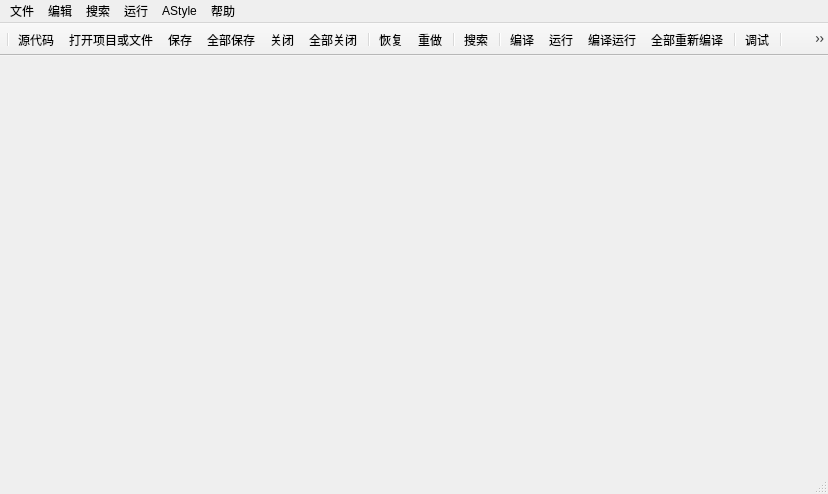
<?xml version="1.0" encoding="UTF-8"?>
<ui version="4.0">
 <class>MainWindow</class>
 <widget class="QMainWindow" name="MainWindow">
  <property name="geometry">
   <rect>
    <x>0</x>
    <y>0</y>
    <width>828</width>
    <height>494</height>
   </rect>
  </property>
  <property name="sizePolicy">
   <sizepolicy hsizetype="Preferred" vsizetype="Preferred">
    <horstretch>0</horstretch>
    <verstretch>0</verstretch>
   </sizepolicy>
  </property>
  <property name="windowTitle">
   <string>MainWindow</string>
  </property>
  <widget class="QWidget" name="centralWidget"/>
  <widget class="QMenuBar" name="menuBar">
   <property name="geometry">
    <rect>
     <x>0</x>
     <y>0</y>
     <width>828</width>
     <height>24</height>
    </rect>
   </property>
   <widget class="QMenu" name="menu_File">
    <property name="sizePolicy">
     <sizepolicy hsizetype="Minimum" vsizetype="Minimum">
      <horstretch>0</horstretch>
      <verstretch>0</verstretch>
     </sizepolicy>
    </property>
    <property name="contextMenuPolicy">
     <enum>Qt::DefaultContextMenu</enum>
    </property>
    <property name="title">
     <string>文件</string>
    </property>
    <widget class="QMenu" name="menuNew">
     <property name="sizePolicy">
      <sizepolicy hsizetype="MinimumExpanding" vsizetype="Preferred">
       <horstretch>0</horstretch>
       <verstretch>0</verstretch>
      </sizepolicy>
     </property>
     <property name="title">
      <string>新建</string>
     </property>
     <property name="icon">
      <iconset resource="Source/Images/images.qrc">
       <normaloff>:/Newlook/Newlook/add.bmp</normaloff>:/Newlook/Newlook/add.bmp</iconset>
     </property>
     <property name="separatorsCollapsible">
      <bool>false</bool>
     </property>
     <addaction name="actionNSrcCode"/>
    </widget>
    <addaction name="menuNew"/>
    <addaction name="separator"/>
    <addaction name="actionOpen"/>
    <addaction name="actionSave"/>
    <addaction name="actionSaveAs"/>
    <addaction name="actionSaveAll"/>
    <addaction name="separator"/>
    <addaction name="actionClose"/>
    <addaction name="actionCloseAll"/>
    <addaction name="separator"/>
    <addaction name="actionClrHis"/>
    <addaction name="separator"/>
    <addaction name="actionExit"/>
   </widget>
   <widget class="QMenu" name="menu_Edit">
    <property name="title">
     <string>编辑</string>
    </property>
    <widget class="QMenu" name="menuInsert">
     <property name="title">
      <string>插入</string>
     </property>
     <property name="icon">
      <iconset resource="Source/Images/images.qrc">
       <normaloff>:/Newlook/Newlook/insert.bmp</normaloff>:/Newlook/Newlook/insert.bmp</iconset>
     </property>
     <addaction name="actionFOR"/>
     <addaction name="actionWHILE"/>
     <addaction name="actionDO_WHILE"/>
     <addaction name="actionIF"/>
     <addaction name="actionSWITCH"/>
     <addaction name="actionCLASS"/>
     <addaction name="separator"/>
     <addaction name="actionIFDEF"/>
     <addaction name="actionIFNDEF"/>
     <addaction name="actionIFDEF_ELSE"/>
     <addaction name="actionIFNDEF_ELSE"/>
    </widget>
    <addaction name="actionUndo"/>
    <addaction name="actionRedo"/>
    <addaction name="separator"/>
    <addaction name="actionCut"/>
    <addaction name="actionCopy"/>
    <addaction name="actionPaste"/>
    <addaction name="actionSelectAll"/>
    <addaction name="separator"/>
    <addaction name="menuInsert"/>
    <addaction name="separator"/>
    <addaction name="actionComment"/>
    <addaction name="actionUncomment"/>
    <addaction name="actionSetComment"/>
    <addaction name="actionCommentInLine"/>
    <addaction name="separator"/>
    <addaction name="actionIndent"/>
    <addaction name="actionRemoveIndent"/>
    <addaction name="separator"/>
    <addaction name="actionCollectAll"/>
    <addaction name="actionExpandAll"/>
   </widget>
   <widget class="QMenu" name="menu_Search">
    <property name="title">
     <string>搜索</string>
    </property>
    <addaction name="actionSearch"/>
    <addaction name="actionReplace"/>
   </widget>
   <widget class="QMenu" name="menu_Run">
    <property name="title">
     <string>运行</string>
    </property>
    <addaction name="actionCompile"/>
    <addaction name="actionRun"/>
    <addaction name="actionCompRun"/>
    <addaction name="actionRecompile"/>
    <addaction name="separator"/>
    <addaction name="actionJumpToBP"/>
    <addaction name="actionSwitchBP"/>
    <addaction name="actionDebug"/>
    <addaction name="separator"/>
    <addaction name="actionStopExecute"/>
   </widget>
   <widget class="QMenu" name="menuAStyle">
    <property name="title">
     <string>AStyle</string>
    </property>
   </widget>
   <widget class="QMenu" name="menu_Help">
    <property name="title">
     <string>帮助</string>
    </property>
    <addaction name="actionAbout"/>
   </widget>
   <addaction name="menu_File"/>
   <addaction name="menu_Edit"/>
   <addaction name="menu_Search"/>
   <addaction name="menu_Run"/>
   <addaction name="menuAStyle"/>
   <addaction name="menu_Help"/>
  </widget>
  <widget class="QToolBar" name="mainToolBar">
   <property name="sizePolicy">
    <sizepolicy hsizetype="Ignored" vsizetype="Fixed">
     <horstretch>0</horstretch>
     <verstretch>0</verstretch>
    </sizepolicy>
   </property>
   <property name="movable">
    <bool>false</bool>
   </property>
   <property name="allowedAreas">
    <set>Qt::TopToolBarArea</set>
   </property>
   <property name="orientation">
    <enum>Qt::Horizontal</enum>
   </property>
   <property name="iconSize">
    <size>
     <width>24</width>
     <height>24</height>
    </size>
   </property>
   <property name="floatable">
    <bool>false</bool>
   </property>
   <attribute name="toolBarArea">
    <enum>TopToolBarArea</enum>
   </attribute>
   <attribute name="toolBarBreak">
    <bool>false</bool>
   </attribute>
   <addaction name="separator"/>
   <addaction name="actionNSrcCode"/>
   <addaction name="actionOpen"/>
   <addaction name="actionSave"/>
   <addaction name="actionSaveAll"/>
   <addaction name="actionClose"/>
   <addaction name="actionCloseAll"/>
   <addaction name="separator"/>
   <addaction name="actionUndo"/>
   <addaction name="actionRedo"/>
   <addaction name="separator"/>
   <addaction name="actionSearch"/>
   <addaction name="separator"/>
   <addaction name="actionCompile"/>
   <addaction name="actionRun"/>
   <addaction name="actionCompRun"/>
   <addaction name="actionRecompile"/>
   <addaction name="separator"/>
   <addaction name="actionDebug"/>
   <addaction name="separator"/>
   <addaction name="actionStopExecute"/>
   <addaction name="separator"/>
  </widget>
  <widget class="QStatusBar" name="statusBar"/>
  <action name="actionOpen">
   <property name="icon">
    <iconset resource="Source/Images/images.qrc">
     <normaloff>:/Newlook/Newlook/opnproj.bmp</normaloff>:/Newlook/Newlook/opnproj.bmp</iconset>
   </property>
   <property name="text">
    <string>打开项目或文件...</string>
   </property>
  </action>
  <action name="actionSave">
   <property name="icon">
    <iconset resource="Source/Images/images.qrc">
     <normaloff>:/Newlook/Newlook/save.bmp</normaloff>:/Newlook/Newlook/save.bmp</iconset>
   </property>
   <property name="text">
    <string>保存</string>
   </property>
  </action>
  <action name="actionSaveAs">
   <property name="icon">
    <iconset resource="Source/Images/images.qrc">
     <normaloff>:/Newlook/Newlook/saveas.bmp</normaloff>:/Newlook/Newlook/saveas.bmp</iconset>
   </property>
   <property name="text">
    <string>另存为...</string>
   </property>
  </action>
  <action name="actionSaveProjAs">
   <property name="icon">
    <iconset resource="Source/Images/images.qrc">
     <normaloff>:/Newlook/Newlook/saveas.bmp</normaloff>:/Newlook/Newlook/saveas.bmp</iconset>
   </property>
   <property name="text">
    <string>另存项目为...</string>
   </property>
  </action>
  <action name="actionNSrcCode">
   <property name="checkable">
    <bool>false</bool>
   </property>
   <property name="checked">
    <bool>false</bool>
   </property>
   <property name="enabled">
    <bool>true</bool>
   </property>
   <property name="icon">
    <iconset resource="Source/Images/images.qrc">
     <normaloff>:/Newlook/Newlook/newsrc.bmp</normaloff>:/Newlook/Newlook/newsrc.bmp</iconset>
   </property>
   <property name="text">
    <string>源代码</string>
   </property>
  </action>
  <action name="action">
   <property name="icon">
    <iconset resource="Source/Images/images.qrc">
     <normaloff>:/Newlook/Newlook/newproj.bmp</normaloff>:/Newlook/Newlook/newproj.bmp</iconset>
   </property>
   <property name="text">
    <string>项目</string>
   </property>
  </action>
  <action name="actionNTemplate">
   <property name="icon">
    <iconset resource="Source/Images/images.qrc">
     <normaloff>:/Newlook/Newlook/newtemp.bmp</normaloff>:/Newlook/Newlook/newtemp.bmp</iconset>
   </property>
   <property name="text">
    <string>模板</string>
   </property>
  </action>
  <action name="actionNClass">
   <property name="icon">
    <iconset resource="Source/Images/images.qrc">
     <normaloff>:/Classparser/Classparser/class.bmp</normaloff>:/Classparser/Classparser/class.bmp</iconset>
   </property>
   <property name="text">
    <string>类</string>
   </property>
  </action>
  <action name="actionSaveAll">
   <property name="icon">
    <iconset resource="Source/Images/images.qrc">
     <normaloff>:/Newlook/Newlook/saveall.bmp</normaloff>:/Newlook/Newlook/saveall.bmp</iconset>
   </property>
   <property name="text">
    <string>全部保存</string>
   </property>
  </action>
  <action name="actionClose">
   <property name="icon">
    <iconset resource="Source/Images/images.qrc">
     <normaloff>:/Newlook/Newlook/closefl.bmp</normaloff>:/Newlook/Newlook/closefl.bmp</iconset>
   </property>
   <property name="text">
    <string>关闭</string>
   </property>
  </action>
  <action name="actionCloseProj">
   <property name="icon">
    <iconset resource="Source/Images/images.qrc">
     <normaloff>:/Newlook/Newlook/close.bmp</normaloff>:/Newlook/Newlook/close.bmp</iconset>
   </property>
   <property name="text">
    <string>关闭项目</string>
   </property>
  </action>
  <action name="actionCloseAll">
   <property name="icon">
    <iconset resource="Source/Images/images.qrc">
     <normaloff>:/Newlook/Newlook/closeall.bmp</normaloff>:/Newlook/Newlook/closeall.bmp</iconset>
   </property>
   <property name="text">
    <string>全部关闭</string>
   </property>
  </action>
  <action name="actionClrHis">
   <property name="icon">
    <iconset resource="Source/Images/images.qrc">
     <normaloff>:/Newlook/Newlook/clrhist.bmp</normaloff>:/Newlook/Newlook/clrhist.bmp</iconset>
   </property>
   <property name="text">
    <string>清除历史</string>
   </property>
  </action>
  <action name="actionExit">
   <property name="icon">
    <iconset resource="Source/Images/images.qrc">
     <normaloff>:/Newlook/Newlook/close.bmp</normaloff>:/Newlook/Newlook/close.bmp</iconset>
   </property>
   <property name="text">
    <string>退出</string>
   </property>
  </action>
  <action name="actionUndo">
   <property name="icon">
    <iconset resource="Source/Images/images.qrc">
     <normaloff>:/Newlook/Newlook/undo.bmp</normaloff>:/Newlook/Newlook/undo.bmp</iconset>
   </property>
   <property name="text">
    <string>恢复</string>
   </property>
  </action>
  <action name="actionRedo">
   <property name="icon">
    <iconset resource="Source/Images/images.qrc">
     <normaloff>:/Newlook/Newlook/redo.bmp</normaloff>:/Newlook/Newlook/redo.bmp</iconset>
   </property>
   <property name="text">
    <string>重做</string>
   </property>
  </action>
  <action name="actionCut">
   <property name="icon">
    <iconset resource="Source/Images/images.qrc">
     <normaloff>:/Newlook/Newlook/cut.bmp</normaloff>:/Newlook/Newlook/cut.bmp</iconset>
   </property>
   <property name="text">
    <string>剪切</string>
   </property>
  </action>
  <action name="actionCopy">
   <property name="icon">
    <iconset resource="Source/Images/images.qrc">
     <normaloff>:/Newlook/Newlook/copy.bmp</normaloff>:/Newlook/Newlook/copy.bmp</iconset>
   </property>
   <property name="text">
    <string>拷贝</string>
   </property>
  </action>
  <action name="actionPaste">
   <property name="icon">
    <iconset resource="Source/Images/images.qrc">
     <normaloff>:/Newlook/Newlook/paste.bmp</normaloff>:/Newlook/Newlook/paste.bmp</iconset>
   </property>
   <property name="text">
    <string>粘贴</string>
   </property>
  </action>
  <action name="actionSelectAll">
   <property name="icon">
    <iconset resource="Source/Images/images.qrc">
     <normaloff>:/Newlook/Newlook/empty.bmp</normaloff>:/Newlook/Newlook/empty.bmp</iconset>
   </property>
   <property name="text">
    <string>选择全部</string>
   </property>
  </action>
  <action name="actionComment">
   <property name="icon">
    <iconset resource="Source/Images/images.qrc">
     <normaloff>:/Newlook/Newlook/empty.bmp</normaloff>:/Newlook/Newlook/empty.bmp</iconset>
   </property>
   <property name="text">
    <string>注释</string>
   </property>
  </action>
  <action name="actionUncomment">
   <property name="icon">
    <iconset resource="Source/Images/images.qrc">
     <normaloff>:/Newlook/Newlook/empty.bmp</normaloff>:/Newlook/Newlook/empty.bmp</iconset>
   </property>
   <property name="text">
    <string>取消注释</string>
   </property>
  </action>
  <action name="actionSetComment">
   <property name="icon">
    <iconset resource="Source/Images/images.qrc">
     <normaloff>:/Newlook/Newlook/empty.bmp</normaloff>:/Newlook/Newlook/empty.bmp</iconset>
   </property>
   <property name="text">
    <string>设置注释</string>
   </property>
  </action>
  <action name="actionCommentInLine">
   <property name="icon">
    <iconset resource="Source/Images/images.qrc">
     <normaloff>:/Newlook/Newlook/empty.bmp</normaloff>:/Newlook/Newlook/empty.bmp</iconset>
   </property>
   <property name="text">
    <string>切换行内注释</string>
   </property>
  </action>
  <action name="actionIndent">
   <property name="icon">
    <iconset resource="Source/Images/images.qrc">
     <normaloff>:/Newlook/Newlook/empty.bmp</normaloff>:/Newlook/Newlook/empty.bmp</iconset>
   </property>
   <property name="text">
    <string>缩进</string>
   </property>
  </action>
  <action name="actionRemoveIndent">
   <property name="icon">
    <iconset resource="Source/Images/images.qrc">
     <normaloff>:/Newlook/Newlook/empty.bmp</normaloff>:/Newlook/Newlook/empty.bmp</iconset>
   </property>
   <property name="text">
    <string>取消缩进</string>
   </property>
  </action>
  <action name="actionCollectAll">
   <property name="icon">
    <iconset resource="Source/Images/images.qrc">
     <normaloff>:/Newlook/Newlook/empty.bmp</normaloff>:/Newlook/Newlook/empty.bmp</iconset>
   </property>
   <property name="text">
    <string>全部收起</string>
   </property>
  </action>
  <action name="actionExpandAll">
   <property name="icon">
    <iconset resource="Source/Images/images.qrc">
     <normaloff>:/Newlook/Newlook/empty.bmp</normaloff>:/Newlook/Newlook/empty.bmp</iconset>
   </property>
   <property name="text">
    <string>全部展开</string>
   </property>
  </action>
  <action name="actionDateTime">
   <property name="text">
    <string>日期/时间</string>
   </property>
  </action>
  <action name="actionHeadFile">
   <property name="text">
    <string>文件头注释模块</string>
   </property>
  </action>
  <action name="actionFOR">
   <property name="text">
    <string>for()</string>
   </property>
  </action>
  <action name="actionWHILE">
   <property name="text">
    <string>while()</string>
   </property>
  </action>
  <action name="actionDO_WHILE">
   <property name="text">
    <string>do-while()</string>
   </property>
  </action>
  <action name="actionIF">
   <property name="text">
    <string>if()</string>
   </property>
  </action>
  <action name="action_switch">
   <property name="text">
    <string> switch()</string>
   </property>
  </action>
  <action name="actionSWITCH">
   <property name="text">
    <string>switch()</string>
   </property>
  </action>
  <action name="actionCLASS">
   <property name="text">
    <string>Class</string>
   </property>
  </action>
  <action name="actionCLASSTEMP">
   <property name="text">
    <string>ClassHeaderTemplate</string>
   </property>
  </action>
  <action name="actionIFDEF">
   <property name="text">
    <string>#ifdef</string>
   </property>
  </action>
  <action name="actionIFNDEF">
   <property name="text">
    <string>#ifndef</string>
   </property>
  </action>
  <action name="actionIFDEF_ELSE">
   <property name="text">
    <string>#ifdef/else</string>
   </property>
  </action>
  <action name="actionIFNDEF_ELSE">
   <property name="text">
    <string>#ifndef_else</string>
   </property>
  </action>
  <action name="actionSearch">
   <property name="icon">
    <iconset resource="Source/Images/images.qrc">
     <normaloff>:/Newlook/Newlook/search.bmp</normaloff>:/Newlook/Newlook/search.bmp</iconset>
   </property>
   <property name="text">
    <string>搜索</string>
   </property>
  </action>
  <action name="actionReplace">
   <property name="icon">
    <iconset resource="Source/Images/images.qrc">
     <normaloff>:/Newlook/Newlook/search.bmp</normaloff>:/Newlook/Newlook/search.bmp</iconset>
   </property>
   <property name="text">
    <string>替换</string>
   </property>
  </action>
  <action name="actionJumpToFunc">
   <property name="icon">
    <iconset resource="Source/Images/images.qrc">
     <normaloff>:/Newlook/Newlook/toolbar.bmp</normaloff>:/Newlook/Newlook/toolbar.bmp</iconset>
   </property>
   <property name="text">
    <string>跳至函数</string>
   </property>
  </action>
  <action name="actionJumpToLine">
   <property name="icon">
    <iconset resource="Source/Images/images.qrc">
     <normaloff>:/Newlook/Newlook/goto.bmp</normaloff>:/Newlook/Newlook/goto.bmp</iconset>
   </property>
   <property name="text">
    <string>到指定行</string>
   </property>
  </action>
  <action name="actionNewUnit">
   <property name="icon">
    <iconset resource="Source/Images/images.qrc">
     <normaloff>:/Newlook/Newlook/newsrc.bmp</normaloff>:/Newlook/Newlook/newsrc.bmp</iconset>
   </property>
   <property name="text">
    <string>新建单元</string>
   </property>
  </action>
  <action name="actionAdd">
   <property name="icon">
    <iconset resource="Source/Images/images.qrc">
     <normaloff>:/Newlook/Newlook/addsrc.bmp</normaloff>:/Newlook/Newlook/addsrc.bmp</iconset>
   </property>
   <property name="text">
    <string>添加</string>
   </property>
  </action>
  <action name="actionRemove">
   <property name="icon">
    <iconset resource="Source/Images/images.qrc">
     <normaloff>:/Newlook/Newlook/remsrc.bmp</normaloff>:/Newlook/Newlook/remsrc.bmp</iconset>
   </property>
   <property name="text">
    <string>移除</string>
   </property>
  </action>
  <action name="actionAttribute">
   <property name="icon">
    <iconset resource="Source/Images/images.qrc">
     <normaloff>:/Newlook/Newlook/projopt.bmp</normaloff>:/Newlook/Newlook/projopt.bmp</iconset>
   </property>
   <property name="text">
    <string>项目属性</string>
   </property>
  </action>
  <action name="actionCompile">
   <property name="icon">
    <iconset resource="Source/Images/images.qrc">
     <normaloff>:/Newlook/Newlook/compile.bmp</normaloff>:/Newlook/Newlook/compile.bmp</iconset>
   </property>
   <property name="text">
    <string>编译</string>
   </property>
  </action>
  <action name="actionRun">
   <property name="icon">
    <iconset resource="Source/Images/images.qrc">
     <normaloff>:/Newlook/Newlook/run.bmp</normaloff>:/Newlook/Newlook/run.bmp</iconset>
   </property>
   <property name="text">
    <string>运行</string>
   </property>
  </action>
  <action name="actionCompRun">
   <property name="icon">
    <iconset resource="Source/Images/images.qrc">
     <normaloff>:/Newlook/Newlook/comprun.bmp</normaloff>:/Newlook/Newlook/comprun.bmp</iconset>
   </property>
   <property name="text">
    <string>编译运行</string>
   </property>
  </action>
  <action name="actionRecompile">
   <property name="icon">
    <iconset resource="Source/Images/images.qrc">
     <normaloff>:/Newlook/Newlook/rebuild.bmp</normaloff>:/Newlook/Newlook/rebuild.bmp</iconset>
   </property>
   <property name="text">
    <string>全部重新编译</string>
   </property>
  </action>
  <action name="actionJumpToBP">
   <property name="icon">
    <iconset resource="Source/Images/images.qrc">
     <normaloff>:/Newlook/Newlook/empty.bmp</normaloff>:/Newlook/Newlook/empty.bmp</iconset>
   </property>
   <property name="text">
    <string>转到断点</string>
   </property>
  </action>
  <action name="actionSwitchBP">
   <property name="icon">
    <iconset resource="Source/Images/images.qrc">
     <normaloff>:/Newlook/Newlook/empty.bmp</normaloff>:/Newlook/Newlook/empty.bmp</iconset>
   </property>
   <property name="text">
    <string>切换断点</string>
   </property>
  </action>
  <action name="actionDebug">
   <property name="icon">
    <iconset resource="Source/Images/images.qrc">
     <normaloff>:/Newlook/Newlook/debug.bmp</normaloff>:/Newlook/Newlook/debug.bmp</iconset>
   </property>
   <property name="text">
    <string>调试</string>
   </property>
  </action>
  <action name="actionStopExecute">
   <property name="icon">
    <iconset resource="Source/Images/images.qrc">
     <normaloff>:/Newlook/Newlook/close.bmp</normaloff>:/Newlook/Newlook/close.bmp</iconset>
   </property>
   <property name="text">
    <string>停止执行</string>
   </property>
  </action>
  <action name="actionCompOpt">
   <property name="icon">
    <iconset resource="Source/Images/images.qrc">
     <normaloff>:/Newlook/Newlook/compopt.bmp</normaloff>:/Newlook/Newlook/compopt.bmp</iconset>
   </property>
   <property name="text">
    <string>编译选项</string>
   </property>
  </action>
  <action name="actionEnvOpt">
   <property name="icon">
    <iconset resource="Source/Images/images.qrc">
     <normaloff>:/Newlook/Newlook/envopt.bmp</normaloff>:/Newlook/Newlook/envopt.bmp</iconset>
   </property>
   <property name="text">
    <string>环境选项</string>
   </property>
  </action>
  <action name="actionEditorOpt">
   <property name="icon">
    <iconset resource="Source/Images/images.qrc">
     <normaloff>:/Newlook/Newlook/makefl.bmp</normaloff>:/Newlook/Newlook/makefl.bmp</iconset>
   </property>
   <property name="text">
    <string>编辑器选项</string>
   </property>
  </action>
  <action name="actionShortcutKey">
   <property name="icon">
    <iconset resource="Source/Images/images.qrc">
     <normaloff>:/Newlook/Newlook/run.bmp</normaloff>:/Newlook/Newlook/run.bmp</iconset>
   </property>
   <property name="text">
    <string>快捷键选项</string>
   </property>
  </action>
  <action name="actionConfigTools">
   <property name="icon">
    <iconset resource="Source/Images/images.qrc">
     <normaloff>:/Newlook/Newlook/tools.bmp</normaloff>:/Newlook/Newlook/tools.bmp</iconset>
   </property>
   <property name="text">
    <string>配置工具</string>
   </property>
  </action>
  <action name="actionAbout">
   <property name="text">
    <string>关于我们</string>
   </property>
  </action>
 </widget>
 <layoutdefault spacing="6" margin="11"/>
 <resources>
  <include location="Source/Images/images.qrc"/>
 </resources>
 <connections/>
</ui>
